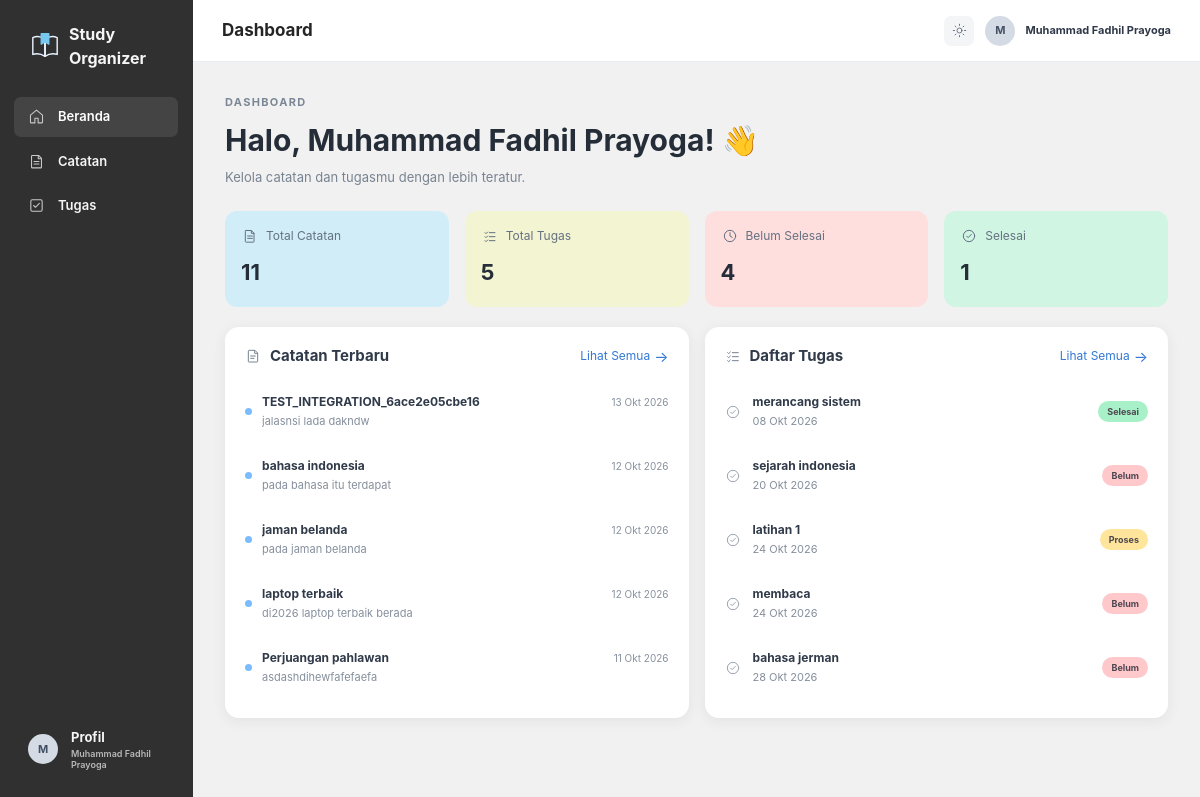
The app's page /dashboard.php (signed in) with its own data.
### tables this page shows
CREATE TABLE `notes` (
  `id` int(11) NOT NULL AUTO_INCREMENT,
  `user_id` int(11) NOT NULL,
  `title` varchar(100) NOT NULL,
  `content` text NOT NULL,
  `created_at` timestamp NULL DEFAULT current_timestamp(),
  `updated_at` timestamp NULL DEFAULT NULL,
  PRIMARY KEY (`id`),
  KEY `user_id` (`user_id`),
  CONSTRAINT `notes_ibfk_1` FOREIGN KEY (`user_id`) REFERENCES `users` (`id`) ON DELETE CASCADE
);

CREATE TABLE `tasks` (
  `id` int(11) NOT NULL AUTO_INCREMENT,
  `user_id` int(11) NOT NULL,
  `title` varchar(150) NOT NULL,
  `task_date` date NOT NULL,
  `deadline` date NOT NULL,
  `status` enum('belum','progres','selesai') DEFAULT 'belum',
  `created_at` timestamp NULL DEFAULT current_timestamp(),
  PRIMARY KEY (`id`),
  KEY `user_id` (`user_id`),
  CONSTRAINT `tasks_ibfk_1` FOREIGN KEY (`user_id`) REFERENCES `users` (`id`) ON DELETE CASCADE
);

### includes/date_helpers.php (called while the page is built, shortened)
<?php
function formatTanggalIndonesia(string $value): string
{
    $date = new DateTimeImmutable($value);
    $months = [1 => 'Jan', 'Feb', 'Mar', 'Apr', 'Mei', 'Jun', 'Jul', 'Agu', 'Sep', 'Okt', 'Nov', 'Des'];
    return $date->format('d') . ' ' . $months[(int) $date->format('n')] . ' ' . $date->format('Y');
}

### dashboard.php (the view, shortened to what this page needs)
<?php
require 'includes/db_koneksi.php';
require 'includes/date_helpers.php';
$userId = $_SESSION['user_id'];
function countForUser(mysqli $koneksi, string $query, int $userId): int
{
    $stmt = mysqli_prepare($koneksi, $query);
    mysqli_stmt_bind_param($stmt, "i", $userId);
    mysqli_stmt_execute($stmt);
    return (int) mysqli_fetch_assoc(mysqli_stmt_get_result($stmt))['total'];
}
$totalCatatan = countForUser($koneksi, "SELECT COUNT(*) AS total FROM notes WHERE user_id = ?", $userId);
$totalTugas = countForUser($koneksi, "SELECT COUNT(*) AS total FROM tasks WHERE user_id = ?", $userId);
$selesai = countForUser($koneksi, "SELECT COUNT(*) AS total FROM tasks WHERE user_id = ? AND status = 'selesai'", $userId);
$belumSelesai = $totalTugas - $selesai;
$stmt = mysqli_prepare($koneksi, "SELECT id, title, content, created_at FROM notes WHERE user_id = ? ORDER BY created_at DESC LIMIT 5");
mysqli_stmt_bind_param($stmt, "i", $userId);
mysqli_stmt_execute($stmt);
$catatanTerbaru = mysqli_stmt_get_result($stmt);
$stmt = mysqli_prepare($koneksi, "SELECT id, title, deadline, status FROM tasks WHERE user_id = ? ORDER BY deadline ASC LIMIT 5");
mysqli_stmt_bind_param($stmt, "i", $userId);
mysqli_stmt_execute($stmt);
$tugasMendatang = mysqli_stmt_get_result($stmt);
$statusLabels = ['belum' => 'Belum', 'progres' => 'Proses', 'selesai' => 'Selesai'];
?>
<?php include 'includes/header.php'; ?>
<section class="welcome">
    <p class="eyebrow">DASHBOARD</p>
    <h1>Halo, <?= htmlspecialchars($sessionDisplayName, ENT_QUOTES, 'UTF-8') ?>! <span aria-hidden="true">👋</span></h1>
    <p>Kelola catatan dan tugasmu dengan lebih teratur.</p>
</section>
<section class="stats-grid" aria-label="Ringkasan aktivitas">
    <div class="stat-card stat-blue"><span class="stat-icon" aria-hidden="true"><svg viewBox="0 0 24 24"><path d="M6 3.75h8l4 4V20a1.25 1.25 0 0 1-1.25 1.25h-10.5A1.25 1.25 0 0 1 5 20V5a1.25 1.25 0 0 1 1-1.25Z"/><path d="M14 4v4h4M8.5 12h7M8.5 15.5h7"/></svg></span><span>Total Catatan</span><strong><?= htmlspecialchars((string) $totalCatatan, ENT_QUOTES, 'UTF-8') ?></strong></div>
    <div class="stat-card stat-yellow"><span class="stat-icon" aria-hidden="true"><svg viewBox="0 0 24 24"><path d="m4.5 7 1.5 1.5L8.5 6M11 7h8.5M4.5 13l1.5 1.5 2.5-2.5M11 13h8.5M4.5 19l1.5 1.5 2.5-2.5M11 19h8.5"/></svg></span><span>Total Tugas</span><strong><?= htmlspecialchars((string) $totalTugas, ENT_QUOTES, 'UTF-8') ?></strong></div>
    <div class="stat-card stat-pink"><span class="stat-icon" aria-hidden="true"><svg viewBox="0 0 24 24"><circle cx="12" cy="12" r="8.5"/><path d="M12 7v5l3.25 2"/></svg></span><span>Belum Selesai</span><strong><?= htmlspecialchars((string) $belumSelesai, ENT_QUOTES, 'UTF-8') ?></strong></div>
    <div class="stat-card stat-green"><span class="stat-icon" aria-hidden="true"><svg viewBox="0 0 24 24"><circle cx="12" cy="12" r="8.5"/><path d="m8.5 12.25 2.25 2.25 4.75-5"/></svg></span><span>Selesai</span><strong><?= htmlspecialchars((string) $selesai, ENT_QUOTES, 'UTF-8') ?></strong></div>
</section>
<section class="dashboard-columns">
    <div class="panel">
        <div class="panel-heading">
            <h2><svg viewBox="0 0 24 24" aria-hidden="true"><path d="M7 3.5h8l4 4V20a1 1 0 0 1-1 1H6a1 1 0 0 1-1-1V4.5a1 1 0 0 1 1-1Z"/><path d="M14.5 4v4h4M8.5 12h7M8.5 15.5h5"/></svg>Catatan Terbaru</h2>
            <a href="index.php">Lihat Semua <span aria-hidden="true">→</span></a>
        </div>
        <div class="item-list">
        <?php if (mysqli_num_rows($catatanTerbaru) === 0): ?>
            <p class="empty-state">Belum ada catatan.</p>
        <?php else: while ($note = mysqli_fetch_assoc($catatanTerbaru)): ?>
            <a class="list-item note-list-item" href="detail.php?id=<?= htmlspecialchars((string) $note['id'], ENT_QUOTES, 'UTF-8') ?>">
                <span class="note-dot" aria-hidden="true"></span>
                <span class="item-copy note-copy">
                    <span class="note-title-row"><strong><?= htmlspecialchars($note['title'], ENT_QUOTES, 'UTF-8') ?></strong><time class="dashboard-item-date"><?= htmlspecialchars(formatTanggalIndonesia($note['created_at']), ENT_QUOTES, 'UTF-8') ?></time></span>
                    <small><?= htmlspecialchars($note['content'], ENT_QUOTES, 'UTF-8') ?></small>
                </span>
            </a>
        <?php endwhile; endif; ?>
        </div>
    </div>
    <div class="panel">
        <div class="panel-heading">
            <h2><svg viewBox="0 0 24 24" aria-hidden="true"><path d="m4 7 1.5 1.5L8 6M11 7h9M4 13l1.5 1.5L8 12M11 13h9M4 19l1.5 1.5L8 18M11 19h9"/></svg>Daftar Tugas</h2>
            <a href="tugas.php">Lihat Semua <span aria-hidden="true">→</span></a>
        </div>
        <div class="item-list">
        <?php if (mysqli_num_rows($tugasMendatang) === 0): ?>
            <p class="empty-state">Belum ada tugas.</p>
        <?php else: while ($task = mysqli_fetch_assoc($tugasMendatang)): ?>
            <a class="list-item task-list-item" href="edit_tugas.php?id=<?= htmlspecialchars((string) $task['id'], ENT_QUOTES, 'UTF-8') ?>">
                <span class="task-check" aria-hidden="true"><svg viewBox="0 0 24 24"><circle cx="12" cy="12" r="8.5"/><path d="m8.5 12.25 2.25 2.25 4.75-5"/></svg></span>
                <span class="item-copy"><strong><?= htmlspecialchars($task['title'], ENT_QUOTES, 'UTF-8') ?></strong><small><?= htmlspecialchars(formatTanggalIndonesia($task['deadline']), ENT_QUOTES, 'UTF-8') ?></small></span>
                <span class="status-pill status-<?= htmlspecialchars($task['status'], ENT_QUOTES, 'UTF-8') ?>"><?= htmlspecialchars($statusLabels[$task['status']], ENT_QUOTES, 'UTF-8') ?></span>
            </a>
        <?php endwhile; endif; ?>
        </div>
    </div>
</section>
<?php include 'includes/footer.php'; ?>

### records on screen
notes: title "TEST_INTEGRATION_6ace2e05cbe16", created_at "13 Okt 2026", content "jalasnsi lada dakndw"
notes: title "bahasa indonesia", created_at "12 Okt 2026", content "pada bahasa itu terdapat"
notes: title "jaman belanda", created_at "12 Okt 2026", content "pada jaman belanda"
notes: title "laptop terbaik", created_at "12 Okt 2026", content "di2026 laptop terbaik berada"
notes: title "Perjuangan pahlawan", created_at "11 Okt 2026", content "asdashdihewfafefaefa"
tasks: title "merancang sistem", deadline "08 Okt 2026", status "Selesai"
tasks: title "sejarah indonesia", deadline "20 Okt 2026", status "Belum"
tasks: title "latihan 1", deadline "24 Okt 2026", status "Proses"
tasks: title "membaca", deadline "24 Okt 2026", status "Belum"
tasks: title "bahasa jerman", deadline "28 Okt 2026", status "Belum"

### other values on screen
$sessionInitial "M"
$sessionDisplayName "Muhammad Fadhil Prayoga"
$totalCatatan "11"
$totalTugas "5"
$belumSelesai "4"
$selesai "1"
